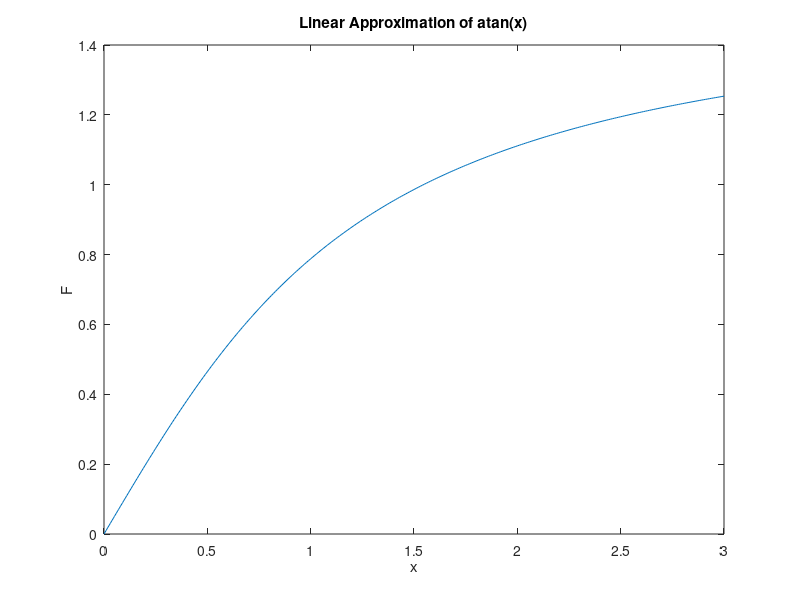

Here is the MATLAB script that generated this plot: (Note: this script raises an error after producing the figure.)
%%
% NOTES
% DATE: 02/04/2018
% AUTHOR: MINHYUK NAM

%% CHP 5-1.Differentiation

f = @(x) x.^3 %define a function for cubed
appD = @(t, dt) (f(t + dt) - f(t)) / dt;
T = -5 : .1 : 5; %define a sequence from -5 to 5 with step 0.1

plot(T, appD(T, 5), 'b.')
hold on

plot(T, appD(T, 1), 'r-.')
plot(T, appD(T, .1), 'k-')
plot(T, appD(T, .01), 'g-x')
plot(T, f(T), 'k')

grid, axis([-5, 5, -25, 40])
legend('dt = 5', 'dt = 1', 'dt = 0.1', 'dt = 0.01', 'f = x^3')
xlabel('t')
ylabel('f(t)')
title('Differentiation')
hold off

%% CHP 5-2. Linear Approx.
%% Linear Approx.
clear all

tI = 0; %initial value
tF = 3; %end value
dt = .01; %difference on x-axis
fIV = 0; %index initialisation
t = tI : dt : tF; %define a sequence

fEuler(1) = fIV; %define a matrix called fEuler
for i = 1 : (length(t)-1)
    dfdt(i) = 1/(1 + t(i)^2);
    fEuler(i + 1) = fEuler(i) + dfdt(i) * dt;
end

plot(t, fEuler)
xlabel('x')
ylabel('F')
title('Linear Approximation of atan(x)')

%% Indefinite Integrals
clear all

syms x
f = @(x) 1/(1 + x.^2);
F = int(f, x)

ezplot(F)
xlabel('x')
ylabel('F')
title('atan(x)')
